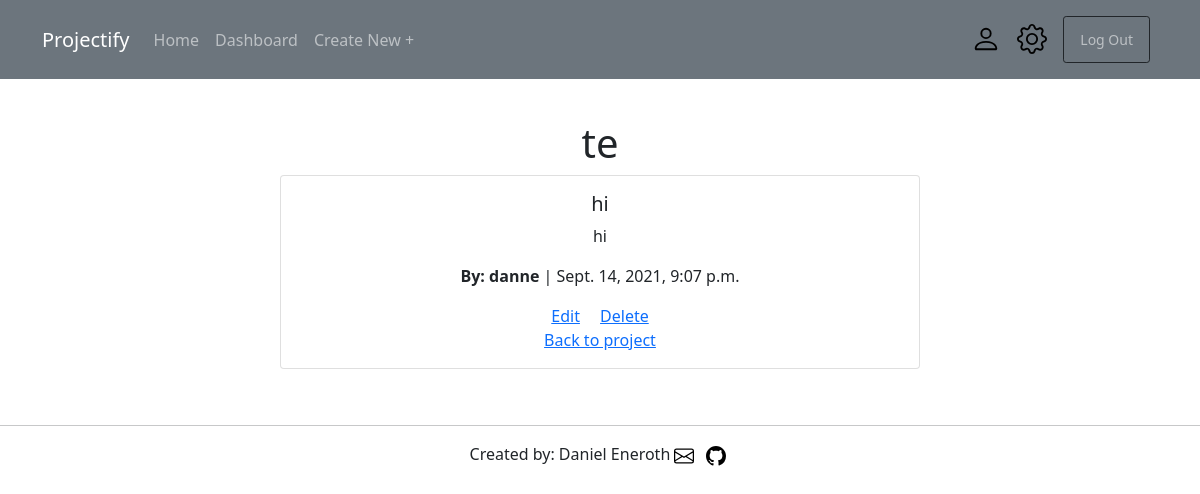
Page /projects/todo/23/detail/ (signed in) on the committed database.
### projects/models.py (models this page shows, shortened)
class Todo(models.Model):
    project = models.ForeignKey(Project, on_delete=models.SET_NULL, related_name='todos', null=True)
    title_todo = models.CharField(max_length=50)
    description_todo = models.TextField()
    creator_todo = models.ForeignKey(get_user_model(), on_delete=models.SET_NULL, null=True)
    date_created_todo = models.DateTimeField(auto_now_add=True)
    state_todo = models.CharField(choices=[('Planning', 'Planning state'), ('Running', 'Running state'), ('Finished', 'Finnished state'),], default='Planning', max_length=20)

class Project(models.Model):
    title_project = models.CharField(max_length=50)
    description_project = models.TextField()
    creator_project = models.ForeignKey(get_user_model(), on_delete=models.CASCADE)
    date_created_project = models.DateTimeField(auto_now_add=True)
    members = models.ManyToManyField(get_user_model(), related_name='members')
    admin = models.ManyToManyField(get_user_model(), related_name='admin')
    def __str__(self):
        return self.title_project

### accounts/models.py (models this page shows)
class CustomUser(AbstractUser):
    age = models.PositiveIntegerField(null=True, blank=True)
    bio_text = models.TextField(blank=True, null=True)
    profile_pic = models.ImageField(blank=True, null=True, default='blank_profile.png', upload_to='images/profiles/')
    facebook_url = models.URLField(blank=True, null=True)
    twitter_url = models.URLField(blank=True, null=True)
    instagram_url = models.URLField(blank=True, null=True)
    website_url = models.URLField(blank=True, null=True)

### projects/views.py (the view)
# urls.py: path('todo/<int:pk>/detail/', TodoDetailView.as_view(), name='todo_detail'),
class TodoDetailView(LoginRequiredMixin, UserPassesTestMixin, DetailView):
    model = Todo
    template_name = 'projects/todos/todo_detail.html'
    def test_func(self):
        obj = self.get_object()
        if self.request.user == obj.project.creator_project or self.request.user in obj.project.admin.all() or self.request.user in obj.project.members.all():
            return True
        else:
            return False

### templates/projects/todos/todo_detail.html (shortened to what this page needs)
{% extends 'base.html' %}
{% load crispy_forms_tags %}
{% block content %}
<br/>
<center>
<h1>{{ todo.project }}</h1>
<div class="card" style="width: 40rem;">
    <div class="card-body">
      <h5 class="card-title">{{ todo.title_todo }}</h5>
      <p class="card-text">{{ todo.description_todo }}</p>
      <p><strong>By: {{ todo.creator_todo }} </strong>|</strong> {{ todo.date_created_todo }}</p>
      <a href="{% url 'todo_update' todo.pk %}" class="card-link">Edit</a>
      <a href="{% url 'todo_delete' todo.pk %}" class="card-link">Delete</a>
      <br/>
      <a href="{% url 'project_detail' todo.project.pk %}" class="card-link">Back to project</a>
    </div>
  </div>
<br/>
{% endblock content %}

### rows in the picture
Todo: project "te", title_todo "hi", description_todo "hi", creator_todo "danne", date_created_todo "Sept. 14, 2021, 9:07 p.m."
